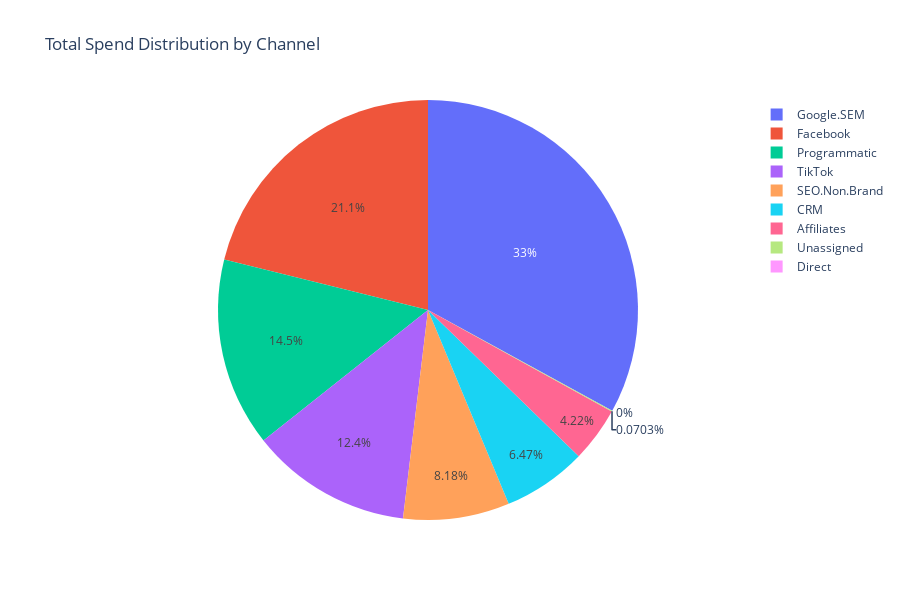

The cell this chart's notebook holds for it:
### Code cell
# Bar chart
plot_ads_spend(df_spend, by="channel", chart_type="pie", figsize=(900, 600))

### Figure 1 — Plotly figure (JSON) as saved in the notebook; plotly's stock layout.template omitted (floating-point values rounded to 4 significant figures)
{"data": [{"domain": {"x": [0, 1], "y": [0, 1]}, "hovertemplate": "channel=%{label}<br>spend_channel=%{value}<extra></extra>", "labels": ["Affiliates", "CRM", "Direct", "Facebook", "Google.SEM", "Programmatic", "SEO.Non.Brand", "TikTok", "Unassigned"], "legendgroup": "", "name": "", "showlegend": true, "type": "pie", "values": [12160000.0, 18630000.0, 0.0, 60890000.0, 95010000.0, 41920000.0, 23570000.0, 35820000.0, 202500.0]}], "layout": {"height": 600, "legend": {"orientation": "v", "tracegroupgap": 0, "x": 1.02, "xanchor": "left", "y": 1, "yanchor": "top"}, "title": {"text": "Total Spend Distribution by Channel"}, "width": 900}}
